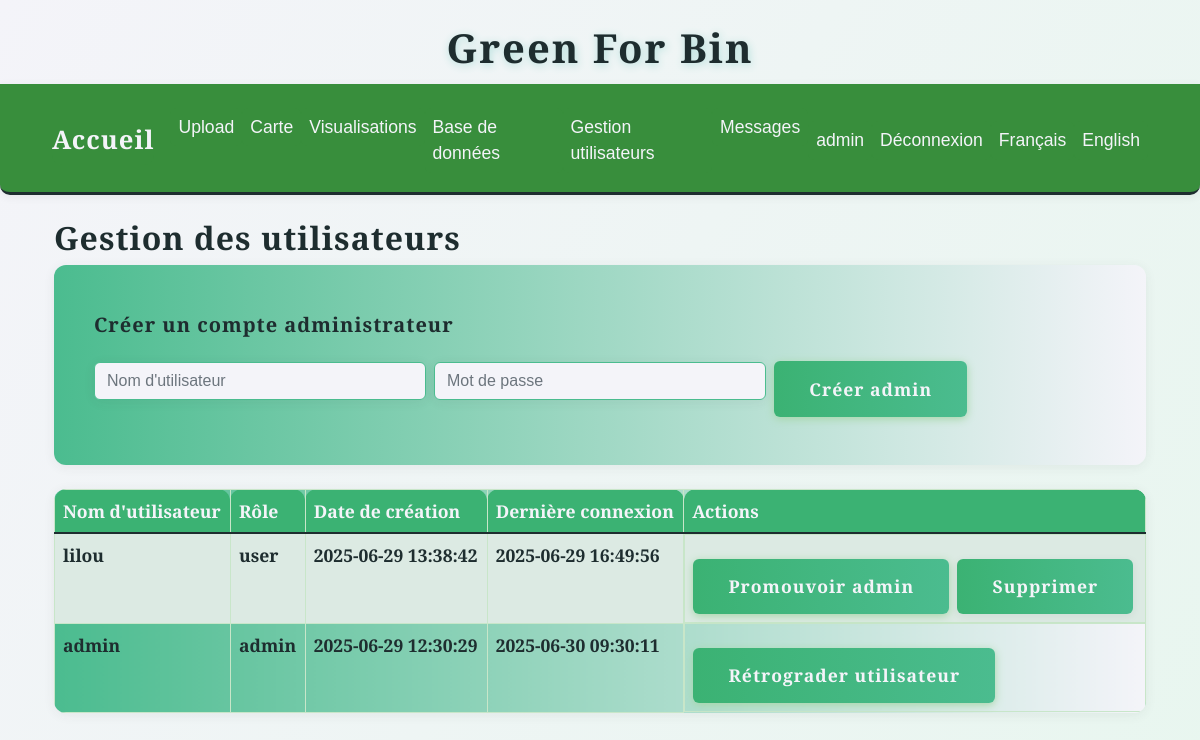
/admin/users (signed in), run on an earlier commit of the app's database.
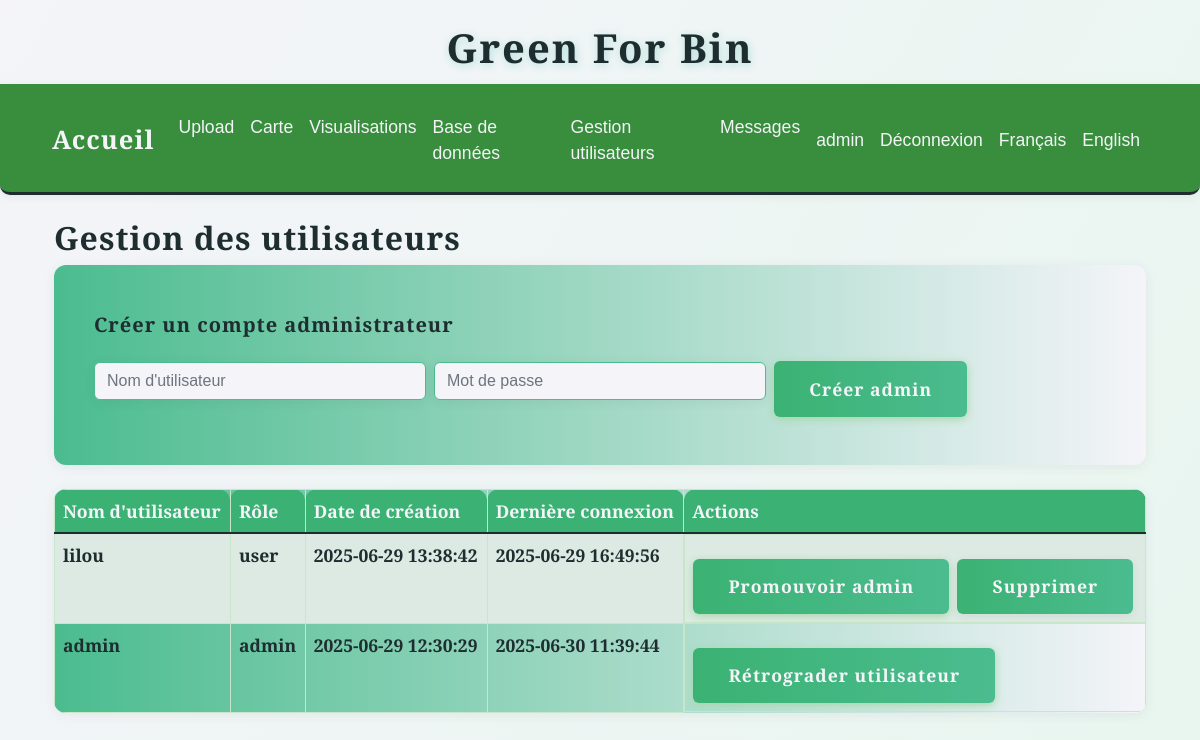
And on a later commit of the database.
### tables this page shows
CREATE TABLE users (
                id INTEGER PRIMARY KEY AUTOINCREMENT,
                username TEXT UNIQUE NOT NULL,
                password_hash TEXT NOT NULL,
                role TEXT NOT NULL DEFAULT 'user',
                created_at TEXT NOT NULL,
                last_login TEXT
            );

### app.py (the view)
@app.route('/admin/users')
@admin_required
def admin_users():
    with sqlite3.connect(DB_PATH) as conn:
        c = conn.cursor()
        c.execute("""
            SELECT id, username, role, created_at, last_login
            FROM users
            ORDER BY created_at DESC
        """)
        users = c.fetchall()
        c.execute("SELECT COUNT(*) FROM users WHERE role = 'admin'")
        admin_count = c.fetchone()[0]
    return render_template('admin/users.html', users=users, admin_count=admin_count)

### app.py (called while the page is built)
def get_locale():
    return session.get('lang', request.accept_languages.best_match(['en', 'fr']))

@app.context_processor
def inject_locale():
    return dict(get_locale=get_locale)

def admin_required(f):
    @wraps(f)
    def decorated_function(*args, **kwargs):
        if 'user_id' not in session:
            flash('Vous devez être connecté pour accéder à cette page.', 'error')
            return redirect(url_for('login'))
        with sqlite3.connect(DB_PATH) as conn:
            c = conn.cursor()
            c.execute("SELECT role FROM users WHERE id = ?", (session['user_id'],))
            user = c.fetchone()
        if not user or user[0] != 'admin':
            flash('Accès réservé aux administrateurs.', 'error')
            return redirect(url_for('index'))
        return f(*args, **kwargs)
    return decorated_function

### templates/admin/users.html (shortened to what this page needs)
{% extends "base.html" %}
{% block content %}
<div class="container">
    <h2>{{ _('Gestion des utilisateurs') }}</h2>
    <div class="card mb-4">
        <div class="card-body">
            <h5 class="card-title">{{ _('Créer un compte administrateur') }}</h5>
            <form method="post" action="{{ url_for('create_admin') }}">
                <div class="row g-2 align-items-center">
                    <div class="col-md-4">
                        <input type="text" name="username" class="form-control" placeholder="Nom d'utilisateur" required>
                    </div>
                    <div class="col-md-4">
                        <input type="password" name="password" class="form-control" placeholder="Mot de passe" required>
                    </div>
                    <div class="col-md-4">
                        <button type="submit" class="btn btn-primary">{{ _('Créer admin') }}</button>
                    </div>
                </div>
            </form>
        </div>
    </div>
    <table class="table table-striped table-green-text">
        <thead>
            <tr>
                <th>{{ _("Nom d'utilisateur") }}</th>
                <th>{{ _('Rôle') }}</th>
                <th>{{ _('Date de création') }}</th>
                <th>{{ _('Dernière connexion') }}</th>
                <th>{{ _('Actions') }}</th>
            </tr>
        </thead>
        <tbody>
            {% for user in users %}
                <tr>
                    <td>{{ user[1] }}</td>
                    <td>{{ user[2] }}</td>
                    <td>{{ user[3] }}</td>
                    <td>{{ user[4] or _('Jamais') }}</td>
                    <td class="d-flex gap-2">
                        {% if user[2] == 'user' %}
                            <a href="{{ url_for('promote_user', user_id=user[0]) }}" class="btn btn-success btn-sm">{{ _('Promouvoir admin') }}</a>
                        {% else %}
                            <a href="{{ url_for('demote_user', user_id=user[0]) }}" class="btn btn-warning btn-sm">{{ _('Rétrograder utilisateur') }}</a>
                        {% endif %}
                        {% if session['user_id'] != user[0] and (user[2] != 'admin' or admin_count > 1) %}
                            <a href="{{ url_for('delete_user', user_id=user[0]) }}" class="btn btn-danger btn-sm" onclick="return confirm('Supprimer cet utilisateur ?');">{{ _('Supprimer') }}</a>
                        {% endif %}
                    </td>
                </tr>
            {% endfor %}
        </tbody>
    </table>
</div>
{% endblock %}

### templates/base.html (shortened to what this page needs)
<!DOCTYPE html>
<html lang="{{ get_locale() }}">
<head>
    <link href="https://cdn.jsdelivr.net/npm/bootstrap@5.1.3/dist/css/bootstrap.min.css" rel="stylesheet">
    <link href="{{ url_for('static', filename='css/style.css') }}" rel="stylesheet">
    <link href="{{ url_for('static', filename='css/greenforbin.css') }}" rel="stylesheet">
</head>
<body>
    <header>
        <h1>{{ _('Green For Bin') }}</h1>
        <nav class="navbar navbar-expand-lg navbar-dark bg-dark">
            <div class="container-fluid">
                <a class="navbar-brand" href="{{ url_for('about') }}">{{ _('Accueil') }}</a>
                <div class="collapse navbar-collapse" id="navbarNav">
                    <ul class="navbar-nav">
                        <li class="nav-item">
                            <a class="nav-link" href="{{ url_for('upload') }}">{{ _('Upload') }}</a>
                        </li>
                        <li class="nav-item">
                            <a class="nav-link" href="{{ url_for('map_view') }}">{{ _('Carte') }}</a>
                        </li>
                        <li class="nav-item">
                            <a class="nav-link" href="{{ url_for('stats') }}">{{ _('Visualisations') }}</a>
                        </li>
                        {% if session.get('role') == 'admin' %}
                            <li class="nav-item">
                                <a class="nav-link" href="{{ url_for('afficher_bdd') }}">{{ _('Base de données') }}</a>
                            </li>
                            <li class="nav-item">
                                <a class="nav-link" href="{{ url_for('admin_users') }}">{{ _('Gestion utilisateurs') }}</a>
                            </li>
                            <li class="nav-item">
                                <a class="nav-link" href="{{ url_for('admin_messages') }}">Messages</a>
                            </li>
                        {% endif %}
                    </ul>
                    <ul class="navbar-nav ms-auto">
                        {% if session.get('user_id') %}
                            <li class="nav-item">
                                <span class="nav-link">{{ session.get('username') }}</span>
                            </li>
                            <li class="nav-item">
                                <a class="nav-link" href="{{ url_for('logout') }}">{{ _('Déconnexion') }}</a>
                            </li>
                        {% endif %}
                        <li class="nav-item">
                            <a class="nav-link" href="{{ url_for('set_language', lang='fr') }}">Français</a>
                        </li>
                        <li class="nav-item">
                            <a class="nav-link" href="{{ url_for('set_language', lang='en') }}">English</a>
                        </li>
                    </ul>
                </div>
            </div>
        </nav>
    </header>
    <div class="container mt-4">
        {% block content %}{% endblock %}
    </div>
</body>
</html>

### static/css/style.css (style rules this page uses)
:root { --green-dark: #22332a; --green: #3b5249; --green-light: #6e8b7b; --beige: #f6f5ec; --white: #fff; --black: #222; --radius: 2.5rem; --shadow: 0 4px 24px rgba(34,51,42,0.10); --transition: all 0.3s cubic-bezier(.4,0,.2,1); }
body { background: var(--beige); color: var(--green-dark); font-family: 'Playfair Display', 'Quercus Serif', serif; font-size: 1.1rem; margin: 0; padding: 0; min-height: 100vh; }
h1, h2, h3, h4, h5, h6 { font-family: 'Playfair Display', 'Quercus Serif', serif; color: var(--green-dark); font-weight: 700; letter-spacing: 1px; margin-top: 0; }
.navbar { background: linear-gradient(90deg, #3bb273 0%, #4bbc8f 100%); border-radius: 0 0 var(--radius) var(--radius); box-shadow: var(--shadow); padding: 1.5rem 2.5rem 1.2rem 2.5rem; display: flex; justify-content: center; align-items: center; gap: 2rem; position: sticky; top: 0; z-index: 1000; }
.nav-link { color: var(--green-dark); font-family: 'Inter', 'Franklin Gothic Medium', 'Arial Narrow', Arial, sans-serif, sans-serif; font-size: 1.1rem; font-weight: 500; padding: 0.5rem 1.2rem; border-radius: 2rem; transition: var(--transition); position: relative; }
.btn { background: var(--green-dark); color: var(--beige); border: none; border-radius: 2rem; font-family: 'Inter', Arial, sans-serif; font-weight: 600; padding: 0.9rem 2.2rem; font-size: 1.1rem; box-shadow: 0 2px 8px rgba(34,51,42,0.08); transition: var(--transition); cursor: pointer; margin-top: 1rem; letter-spacing: 1px; }
.card { background: var(--white); border-radius: var(--radius); box-shadow: var(--shadow); padding: 2rem 1.5rem; margin-bottom: 2rem; transition: var(--transition); position: relative; overflow: hidden; }
input, textarea, select { background: var(--beige); color: var(--green-dark); border: 2px solid var(--green-light); border-radius: 1.5rem; font-family: 'Inter', Arial, sans-serif; padding: 10px 18px; font-size: 1.08rem; transition: var(--transition); }

### static/css/greenforbin.css (style rules this page uses)
body { background: linear-gradient(135deg, #e8f5e9 0%, #c8e6c9 100%); color: #234d20; font-family: 'Segoe UI', 'Roboto', Arial, sans-serif; min-height: 100vh; }
header h1 { color: #388e3c; font-weight: bold; letter-spacing: 2px; text-shadow: 1px 2px 8px #b2dfdb; }
.navbar, .navbar-brand, .nav-link { background: #388e3c !important; color: #fff !important; font-weight: 500; border-radius: 0 0 10px 10px; }
.card { border-radius: 16px; box-shadow: 0 4px 24px 0 rgba(56, 142, 60, 0.10); border: none; background: #f1f8e9; }
.btn-primary, .btn-success, .btn-warning { background: #43a047; border: none; color: #fff; font-weight: 600; border-radius: 8px; box-shadow: 0 2px 8px #a5d6a7; transition: background 0.2s, box-shadow 0.2s; }
.table { background: #f1f8e9; border-radius: 10px; overflow: hidden; }
th { background: #388e3c; color: #fff; }
td, th { border: 1px solid #c8e6c9 !important; }

What changed in the data, as far as the page shows it:
changed users "admin": last_login "2025-06-30 09:30:11" → "2025-06-30 11:39:44"
